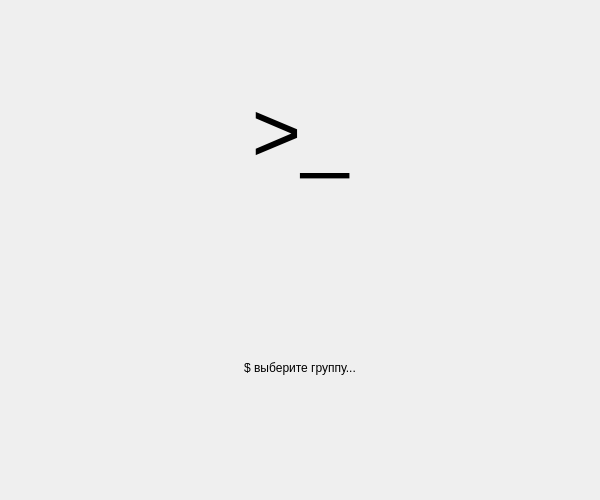
<?xml version="1.0" encoding="UTF-8"?>
<ui version="4.0">
 <class>EmptyStateForm</class>
 <widget class="QWidget" name="EmptyStateForm">
  <property name="geometry">
   <rect>
    <x>0</x>
    <y>0</y>
    <width>600</width>
    <height>500</height>
   </rect>
  </property>
  <layout class="QVBoxLayout" name="verticalLayout">
   <item>
    <spacer name="topSpacer">
     <property name="orientation">
      <enum>Qt::Vertical</enum>
     </property>
    </spacer>
   </item>
   <item>
    <widget class="QLabel" name="emptyStateIcon">
     <property name="text">
      <string>&gt;_</string>
     </property>
     <property name="alignment">
      <set>Qt::AlignCenter</set>
     </property>
     <property name="font">
      <font>
       <pointsize>64</pointsize>
      </font>
     </property>
    </widget>
   </item>
   <item>
    <widget class="QLabel" name="emptyStateLabel">
     <property name="text">
      <string>$ выберите группу...</string>
     </property>
     <property name="alignment">
      <set>Qt::AlignCenter</set>
     </property>
    </widget>
   </item>
   <item>
    <spacer name="bottomSpacer">
     <property name="orientation">
      <enum>Qt::Vertical</enum>
     </property>
    </spacer>
   </item>
  </layout>
 </widget>
 <resources/>
 <connections/>
</ui>
